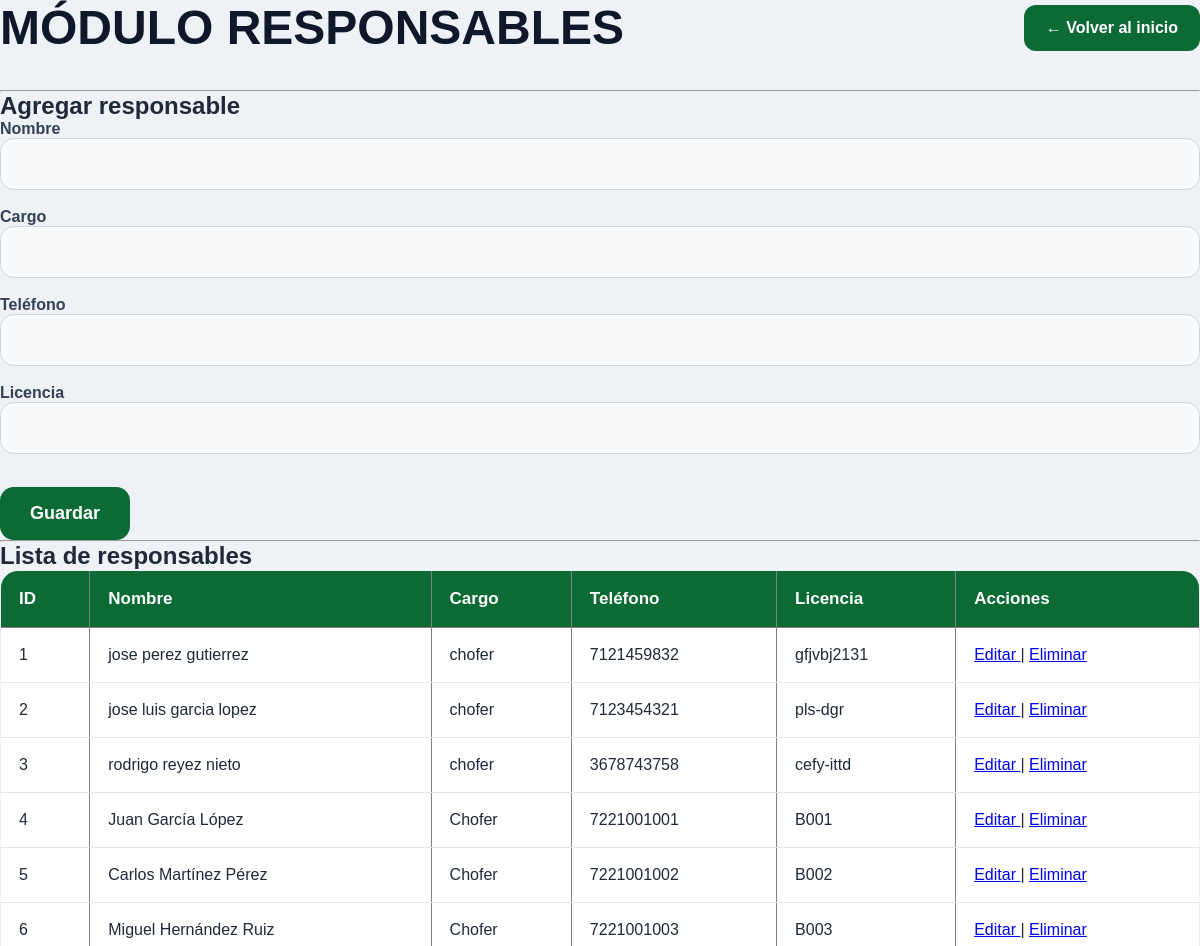
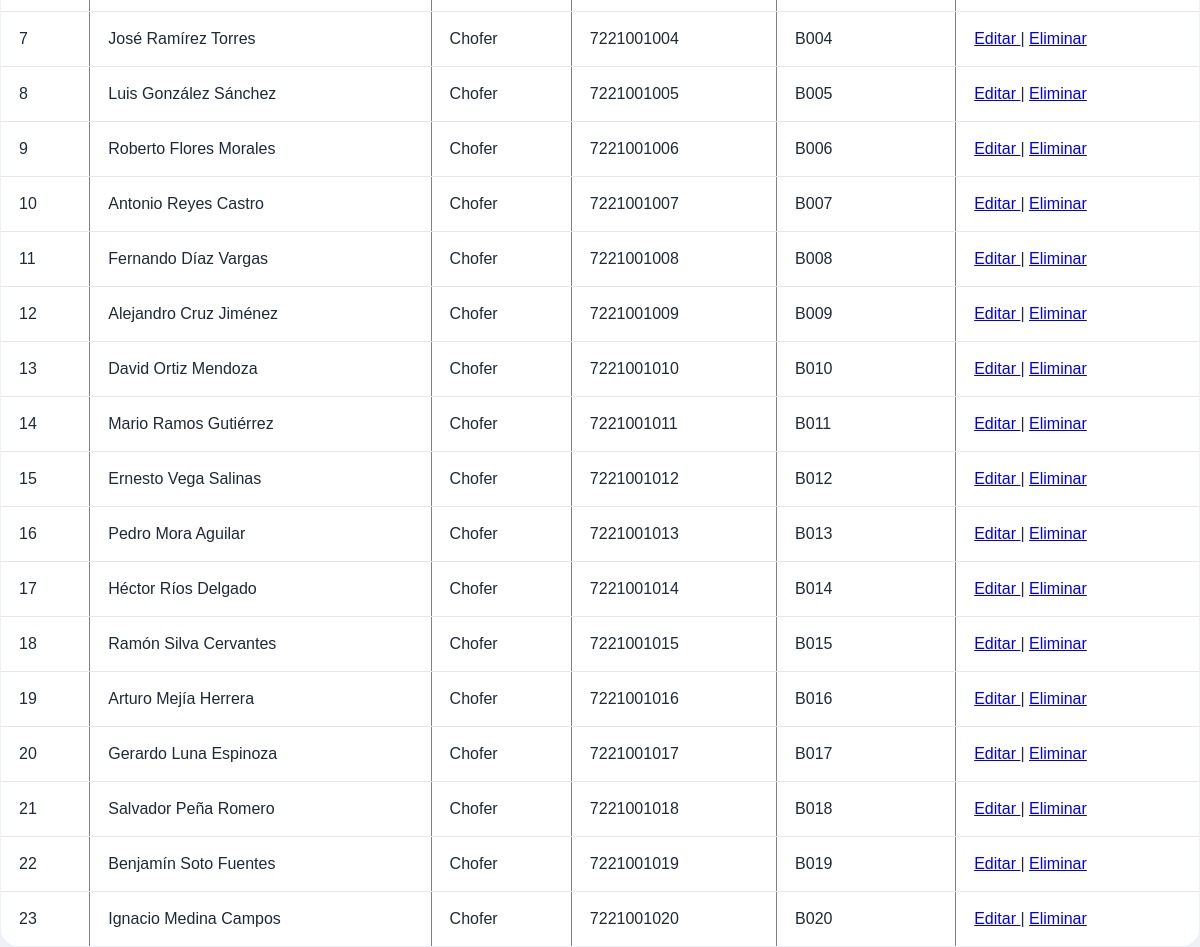
The app's page /responsables (signed in) with its own data (2 pictures, top to bottom).
### tables this page shows
CREATE TABLE responsable (

    id_responsable INTEGER PRIMARY KEY AUTOINCREMENT,

    nombre TEXT NOT NULL,

    cargo TEXT,

    telefono TEXT,

    licencia TEXT

);

### app.py (the view)
@app.route('/responsables')
def responsables():
    if session.get('rol') != 'administrador':
        return "No tienes permiso"
    conexion = conectar()
    cursor = conexion.cursor()
    cursor.execute("""
        SELECT * FROM responsable
    """)
    responsables = cursor.fetchall()
    conexion.close()
    return render_template(
        'responsables.html',
        responsables=responsables
    )

### app.py (called while the page is built)
def conectar():
    conexion = sqlite3.connect(DB_PATH)
    conexion.row_factory = sqlite3.Row
    return conexion

### templates/responsables.html (shortened to what this page needs)
<!DOCTYPE html>
<html lang="es">
<head>
    <link
    rel="stylesheet"
    href="{{ url_for('static', filename='css/style.css') }}"
    >
</head>
<body>
<div class="header">
    <h1>MÓDULO RESPONSABLES</h1>
    <a href="/index" class="btn-regresar">← Volver al inicio</a>
</div>
<hr>
<h2>Agregar responsable</h2>
<form action="/agregar_responsable" method="POST">
<label>Nombre</label>
<br>
<input type="text" name="nombre" required>
<br><br>
<label>Cargo</label>
<br>
<input type="text" name="cargo" required>
<br><br>
<label>Teléfono</label>
<br>
<input type="text" name="telefono" required>
<br><br>
<label>Licencia</label>
<br>
<input type="text" name="licencia" required>
<br><br>
<button type="submit">
Guardar
</button>
</form>
<hr>
<h2>Lista de responsables</h2>
<table border="1">
<tr>
    <th>ID</th>
    <th>Nombre</th>
    <th>Cargo</th>
    <th>Teléfono</th>
    <th>Licencia</th>
    <th>Acciones</th>
</tr>
{% for responsable in responsables %}
<tr>
<td>{{ responsable.id_responsable }}</td>
<td>{{ responsable.nombre }}</td>
<td>{{ responsable.cargo }}</td>
<td>{{ responsable.telefono }}</td>
<td>{{ responsable.licencia }}</td>
<td>
<a href="/editar_responsable/{{ responsable.id_responsable }}">
Editar
</a>
|
<a href="/eliminar_responsable/{{ responsable.id_responsable }}">
Eliminar
</a>
</td>
</tr>
{% endfor %}
</table>
</body>
</html>

### static/css/style.css (style rules this page uses)
* { margin:0; padding:0; box-sizing:border-box; font-family:'Segoe UI', sans-serif; }
body { background:#f3f6f4; color:#1f2937; }
.header { display:flex; justify-content:space-between; align-items:center; margin-bottom:35px; }
.header h1 { font-size:50px; color:#0f172a; }
.btn-regresar { background:#0c6b35; color:white; text-decoration:none; padding:14px 22px; border-radius:12px; transition:0.3s; font-weight:bold; }
label { margin-bottom:10px; font-weight:600; color:#334155; }
input, select, textarea { width:100%; padding:16px; border:1px solid #d1d5db; border-radius:14px; background:#f8fafc; font-size:16px; transition:0.3s; }
button { margin-top:15px; padding:16px 30px; background:#0c6b35; color:white; border:none; border-radius:14px; font-size:18px; font-weight:bold; cursor:pointer; transition:0.3s; }
table { width:100%; border-collapse:collapse; overflow:hidden; border-radius:18px; }
table th { background:#0c6b35; color:white; padding:18px; text-align:left; font-size:17px; }
table td { padding:18px; border-bottom:1px solid #e5e7eb; background:white; }
* { margin:0; padding:0; box-sizing:border-box; font-family:Arial, Helvetica, sans-serif; }
body { background:#eef2f7; }
.header h1 { font-size:48px; color:#0f172a; }
table { width:100%; border-collapse:collapse; }
th { padding:18px; text-align:left; }
td { padding:18px; border-bottom:1px solid #e2e8f0; }

### records on screen
responsable: id_responsable "1", nombre "jose perez gutierrez", cargo "chofer", telefono "7121459832", licencia "gfjvbj2131"
responsable: id_responsable "2", nombre "jose luis garcia lopez", cargo "chofer", telefono "7123454321", licencia "pls-dgr"
responsable: id_responsable "3", nombre "rodrigo reyez nieto", cargo "chofer", telefono "3678743758", licencia "cefy-ittd"
responsable: id_responsable "4", nombre "Juan García López", cargo "Chofer", telefono "7221001001", licencia "B001"
responsable: id_responsable "5", nombre "Carlos Martínez Pérez", cargo "Chofer", telefono "7221001002", licencia "B002"
responsable: id_responsable "6", nombre "Miguel Hernández Ruiz", cargo "Chofer", telefono "7221001003", licencia "B003"
responsable: id_responsable "7", nombre "José Ramírez Torres", cargo "Chofer", telefono "7221001004", licencia "B004"
responsable: id_responsable "8", nombre "Luis González Sánchez", cargo "Chofer", telefono "7221001005", licencia "B005"
responsable: id_responsable "9", nombre "Roberto Flores Morales", cargo "Chofer", telefono "7221001006", licencia "B006"
responsable: id_responsable "10", nombre "Antonio Reyes Castro", cargo "Chofer", telefono "7221001007", licencia "B007"
responsable: id_responsable "11", nombre "Fernando Díaz Vargas", cargo "Chofer", telefono "7221001008", licencia "B008"
responsable: id_responsable "12", nombre "Alejandro Cruz Jiménez", cargo "Chofer", telefono "7221001009", licencia "B009"
responsable: id_responsable "13", nombre "David Ortiz Mendoza", cargo "Chofer", telefono "7221001010", licencia "B010"
responsable: id_responsable "14", nombre "Mario Ramos Gutiérrez", cargo "Chofer", telefono "7221001011", licencia "B011"
responsable: id_responsable "15", nombre "Ernesto Vega Salinas", cargo "Chofer", telefono "7221001012", licencia "B012"
responsable: id_responsable "16", nombre "Pedro Mora Aguilar", cargo "Chofer", telefono "7221001013", licencia "B013"
responsable: id_responsable "17", nombre "Héctor Ríos Delgado", cargo "Chofer", telefono "7221001014", licencia "B014"
responsable: id_responsable "18", nombre "Ramón Silva Cervantes", cargo "Chofer", telefono "7221001015", licencia "B015"
responsable: id_responsable "19", nombre "Arturo Mejía Herrera", cargo "Chofer", telefono "7221001016", licencia "B016"
responsable: id_responsable "20", nombre "Gerardo Luna Espinoza", cargo "Chofer", telefono "7221001017", licencia "B017"
responsable: id_responsable "21", nombre "Salvador Peña Romero", cargo "Chofer", telefono "7221001018", licencia "B018"
responsable: id_responsable "22", nombre "Benjamín Soto Fuentes", cargo "Chofer", telefono "7221001019", licencia "B019"
responsable: id_responsable "23", nombre "Ignacio Medina Campos", cargo "Chofer", telefono "7221001020", licencia "B020"
